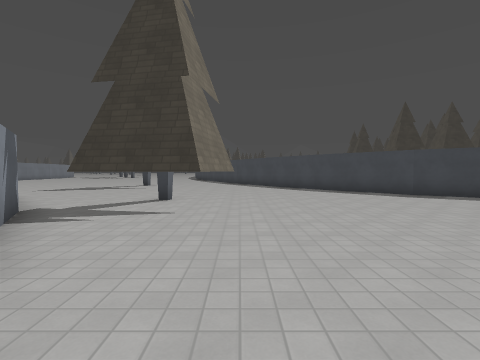
[1] (above)

22 first-person views from a walk through a level from a Godot 3-D game. The camera is 1.5 m above the floor, tilts 2° down and sees 85° across. The floor is counted in squares, 2 m on a side. Each view is taken from the middle of a square. On the plan, view 1 faces up. The plan holds only what a view shows up to about 9 squares ahead; the rest is blank. The place goes on beyond the plan. Surface patterns are stand-ins for the level's own textures.

[2]
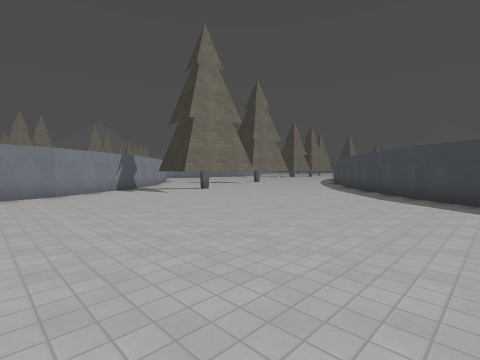

[3]
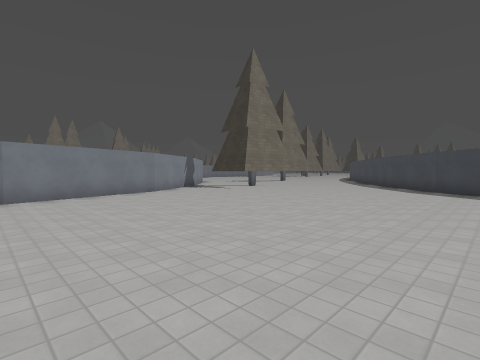

[4]
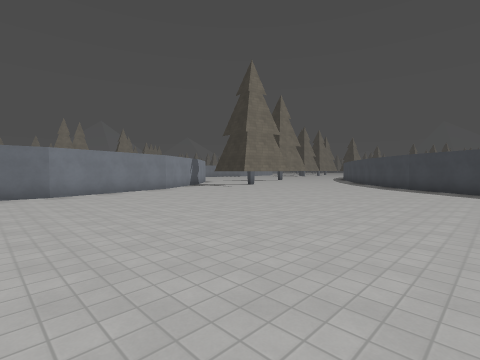

[5]
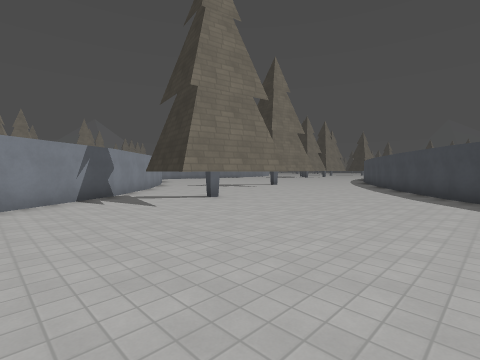

[6]
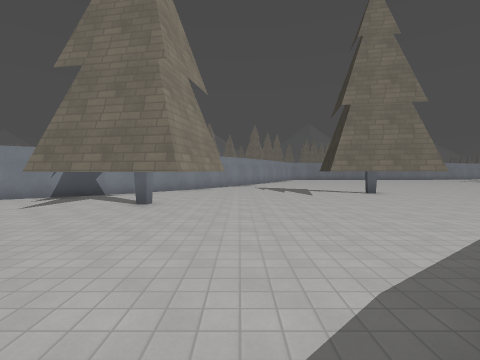

[7]
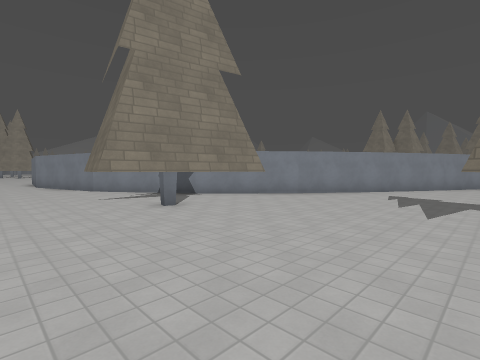

[8]
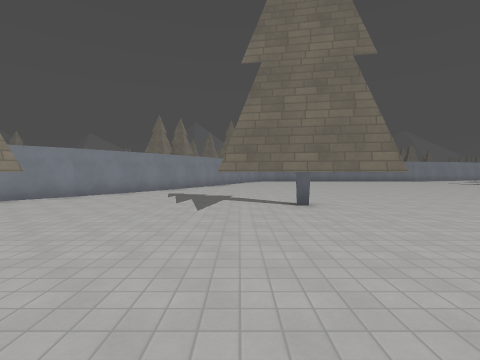

[9]
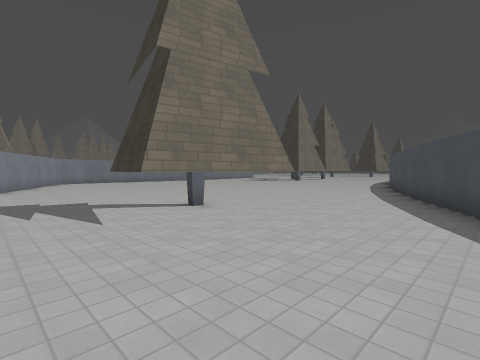

[10]
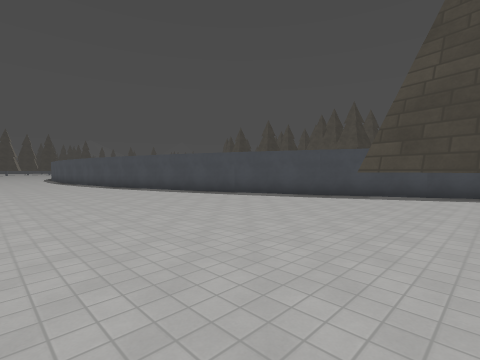

[11]
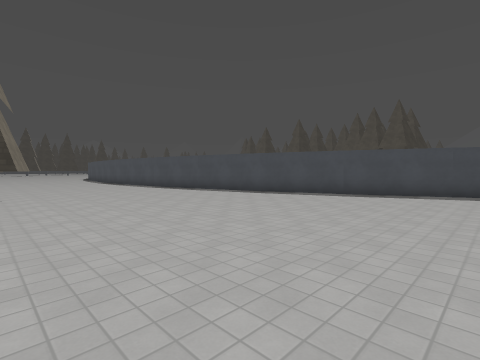

[12]
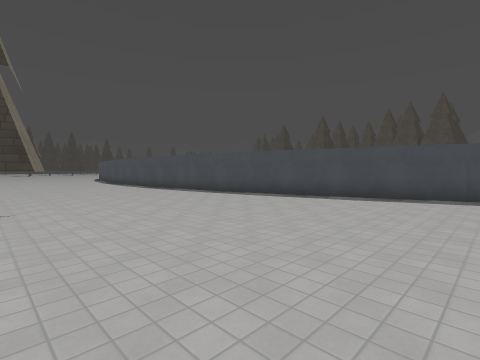

[13]
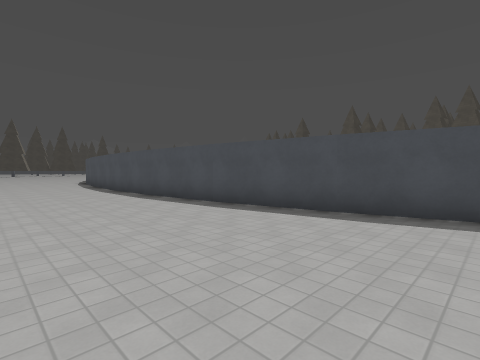

[14]
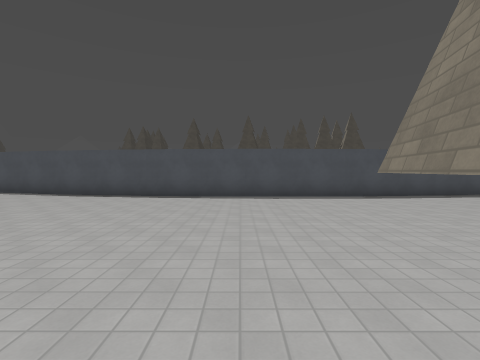

[15]
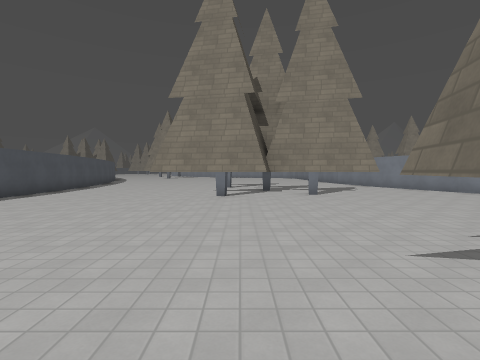

[16]
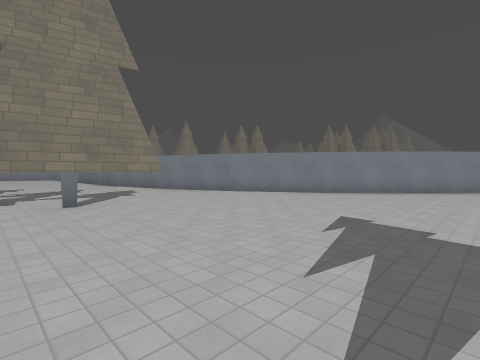

[17]
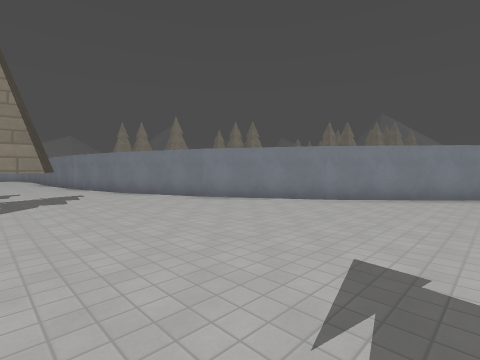

[18]
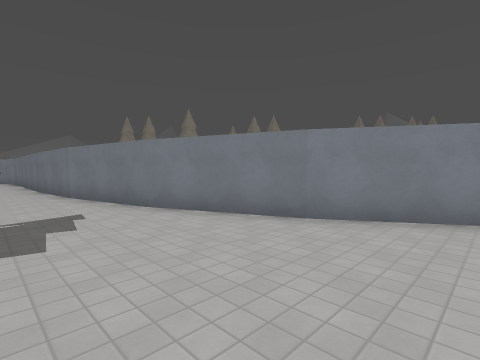

[19]
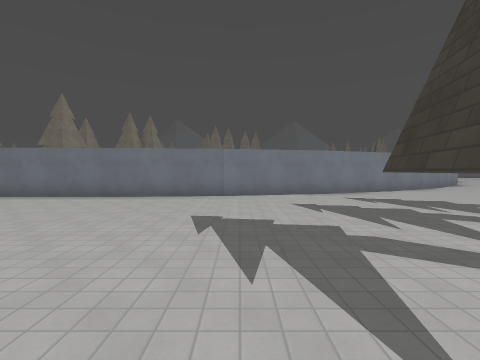

[20]
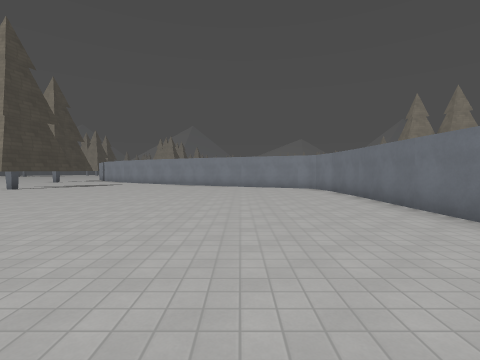

[21]
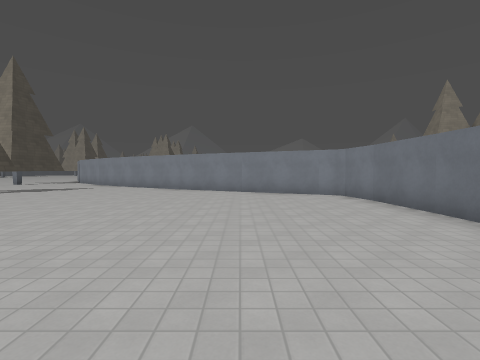

[22]
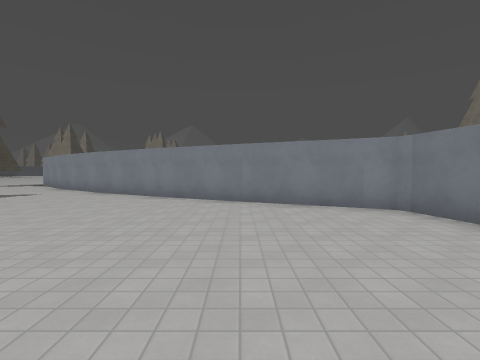

### Floor plan
Key: @ floor where view 1 was taken; # wall or solid block; . floor; T thing the floor can be seen under or through.
Columns run from 23 left of view 1 to 8 right of it. Each row starts with its distance up from view 1.
 41                 ...#
 40            .   ....#
 39           #.. ....##
 38 ..................#
 37 ..................#
 36 ..................#
 35 #.................#
 34 ##................#
 33  ##.....######....#
 32   #....###### ....#
 31   ##...#      ....#
 30    #.....     ....#
 29    ##....     ....##
 28     #.....   #.....#
 27     #.....####.....#
 26     ##.............#
 25      #.............#
 24      #.............##
 23      #..............#
 22      #..............#
 21      #..............##
 20      #...............#
 19      #...............##
 18      #................#
 17      #................##
 16      #.................#
 15      #...........T ....##
 14      #...........TTT....#
 13      ##..........TTT.....#
 12       ###........TTT.....##
 11         ###...............##
 10           ###..............##
  9             ###.............##
  8               ##....TT#......##
  7                ##... TT.......##
  6                 ##..TTT.........
  5                  ##.............
  4                   ##............
  3                    ##...........
  2                     #...........
  1                     ##..........
  0                      #.@........
 -1                      #..........
 -2                      ##.........
 -3                       #.........
 -4                       #.........

Where each view was taken, in squares from view 1:
view 1: 0 up, 0 right, facing up
view 2: 0 up, 7 right, facing up-left
view 3: 3 down, 7 right, facing up-left
view 4: 4 down, 8 right, facing up-left
view 5: 2 up, 4 right, facing up-left
view 6: 9 up, 4 right, facing left
view 7: 12 up, 1 right, facing down-left
view 8: 12 up, 1 right, facing left
view 9: 10 up, 0 right, facing up-left
view 10: 14 up, 9 left, facing up-right
view 11: 17 up, 11 left, facing up-right
view 12: 20 up, 11 left, facing up-right
view 13: 24 up, 9 left, facing up-right
view 14: 35 up, 13 left, facing right
view 15: 40 up, 12 left, facing down
view 16: 38 up, 13 left, facing down-left
view 17: 37 up, 15 left, facing down-left
view 18: 33 up, 16 left, facing down-left
view 19: 25 up, 10 left, facing left
view 20: 24 up, 14 left, facing down
view 21: 21 up, 14 left, facing down
view 22: 18 up, 14 left, facing down
